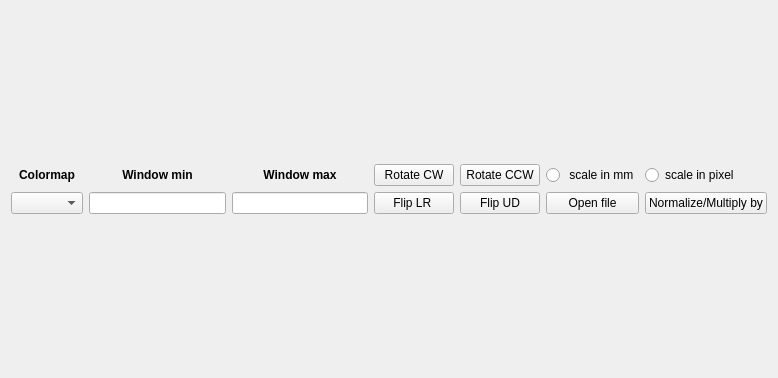
<?xml version="1.0" encoding="UTF-8"?>
<ui version="4.0">
 <class>imageForm</class>
 <widget class="QWidget" name="imageForm">
  <property name="geometry">
   <rect>
    <x>0</x>
    <y>0</y>
    <width>778</width>
    <height>378</height>
   </rect>
  </property>
  <property name="windowTitle">
   <string>Form</string>
  </property>
  <layout class="QVBoxLayout" name="verticalLayout">
   <item>
    <layout class="QVBoxLayout" name="verticalLayout_2">
     <item>
      <layout class="QGridLayout" name="gridLayout">
       <item row="3" column="5">
        <widget class="QPushButton" name="button_flipud">
         <property name="toolTip">
          <string>&lt;html&gt;&lt;head/&gt;&lt;body&gt;&lt;p&gt;Vertical mirror.&lt;/p&gt;&lt;/body&gt;&lt;/html&gt;</string>
         </property>
         <property name="text">
          <string>Flip UD</string>
         </property>
         <property name="icon">
          <iconset resource="icons.qrc">
           <normaloff>:/icons/FUD.png</normaloff>:/icons/FUD.png</iconset>
         </property>
        </widget>
       </item>
       <item row="3" column="4">
        <widget class="QPushButton" name="button_fliplr">
         <property name="toolTip">
          <string>&lt;html&gt;&lt;head/&gt;&lt;body&gt;&lt;p&gt;Horizontal mirror.&lt;/p&gt;&lt;/body&gt;&lt;/html&gt;</string>
         </property>
         <property name="text">
          <string>Flip LR </string>
         </property>
         <property name="icon">
          <iconset resource="icons.qrc">
           <normaloff>:/icons/FLR.png</normaloff>:/icons/FLR.png</iconset>
         </property>
        </widget>
       </item>
       <item row="3" column="3">
        <widget class="QLineEdit" name="maxLineEdit">
         <property name="inputMask">
          <string/>
         </property>
        </widget>
       </item>
       <item row="3" column="1">
        <widget class="QComboBox" name="colorComboBox">
         <property name="toolTip">
          <string>&lt;html&gt;&lt;head/&gt;&lt;body&gt;&lt;p&gt;&lt;span style=&quot; font-weight:600;&quot;&gt;Select image colormap&lt;/span&gt;&lt;/p&gt;&lt;/body&gt;&lt;/html&gt;</string>
         </property>
        </widget>
       </item>
       <item row="3" column="6">
        <widget class="QPushButton" name="open_button">
         <property name="toolTip">
          <string>&lt;html&gt;&lt;head/&gt;&lt;body&gt;&lt;p&gt;Set image coordinates isocenter&lt;/p&gt;&lt;/body&gt;&lt;/html&gt;</string>
         </property>
         <property name="text">
          <string>Open file</string>
         </property>
         <property name="icon">
          <iconset resource="icons.qrc">
           <normaloff>:/icons/Dosimetry.png</normaloff>:/icons/Dosimetry.png</iconset>
         </property>
         <property name="iconSize">
          <size>
           <width>16</width>
           <height>16</height>
          </size>
         </property>
        </widget>
       </item>
       <item row="3" column="2">
        <widget class="QLineEdit" name="minLineEdit">
         <property name="inputMask">
          <string/>
         </property>
        </widget>
       </item>
       <item row="3" column="7">
        <widget class="QPushButton" name="multiply_button">
         <property name="text">
          <string>Normalize/Multiply by</string>
         </property>
        </widget>
       </item>
       <item row="1" column="1">
        <widget class="QLabel" name="label">
         <property name="text">
          <string>&lt;html&gt;&lt;head/&gt;&lt;body&gt;&lt;p align=&quot;center&quot;&gt;&lt;span style=&quot; font-weight:600;&quot;&gt;Colormap&lt;/span&gt;&lt;/p&gt;&lt;/body&gt;&lt;/html&gt;</string>
         </property>
        </widget>
       </item>
       <item row="1" column="2">
        <widget class="QLabel" name="label_2">
         <property name="text">
          <string>&lt;html&gt;&lt;head/&gt;&lt;body&gt;&lt;p align=&quot;center&quot;&gt;&lt;span style=&quot; font-weight:600;&quot;&gt;Window min&lt;/span&gt;&lt;/p&gt;&lt;/body&gt;&lt;/html&gt;</string>
         </property>
        </widget>
       </item>
       <item row="1" column="3">
        <widget class="QLabel" name="label_3">
         <property name="text">
          <string>&lt;html&gt;&lt;head/&gt;&lt;body&gt;&lt;p align=&quot;center&quot;&gt;&lt;span style=&quot; font-weight:600;&quot;&gt;Window max&lt;/span&gt;&lt;/p&gt;&lt;/body&gt;&lt;/html&gt;</string>
         </property>
        </widget>
       </item>
       <item row="1" column="4">
        <widget class="QPushButton" name="rotate_90cw">
         <property name="toolTip">
          <string>&lt;html&gt;&lt;head/&gt;&lt;body&gt;&lt;p&gt;rotate image clockwise&lt;/p&gt;&lt;/body&gt;&lt;/html&gt;</string>
         </property>
         <property name="text">
          <string>Rotate CW</string>
         </property>
         <property name="icon">
          <iconset resource="icons.qrc">
           <normaloff>:/icons/rotate_cw.png</normaloff>:/icons/rotate_cw.png</iconset>
         </property>
        </widget>
       </item>
       <item row="1" column="5">
        <widget class="QPushButton" name="rotate_90ccw">
         <property name="toolTip">
          <string>&lt;html&gt;&lt;head/&gt;&lt;body&gt;&lt;p&gt;rotate image counterclockwise&lt;/p&gt;&lt;/body&gt;&lt;/html&gt;</string>
         </property>
         <property name="text">
          <string>Rotate CCW</string>
         </property>
         <property name="icon">
          <iconset resource="icons.qrc">
           <normaloff>:/icons/rotate_ccw.png</normaloff>:/icons/rotate_ccw.png</iconset>
         </property>
        </widget>
       </item>
       <item row="1" column="6">
        <widget class="QRadioButton" name="radio_mm">
         <property name="text">
          <string> scale in mm</string>
         </property>
        </widget>
       </item>
       <item row="1" column="7">
        <widget class="QRadioButton" name="radio_pixel">
         <property name="text">
          <string>scale in pixel</string>
         </property>
        </widget>
       </item>
      </layout>
     </item>
    </layout>
   </item>
  </layout>
 </widget>
 <resources>
  <include location="icons.qrc"/>
 </resources>
 <connections/>
</ui>
